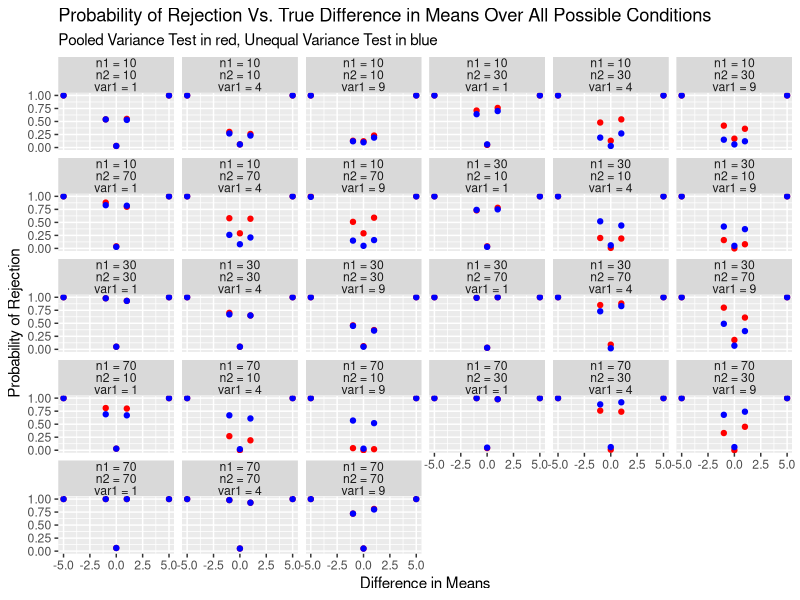
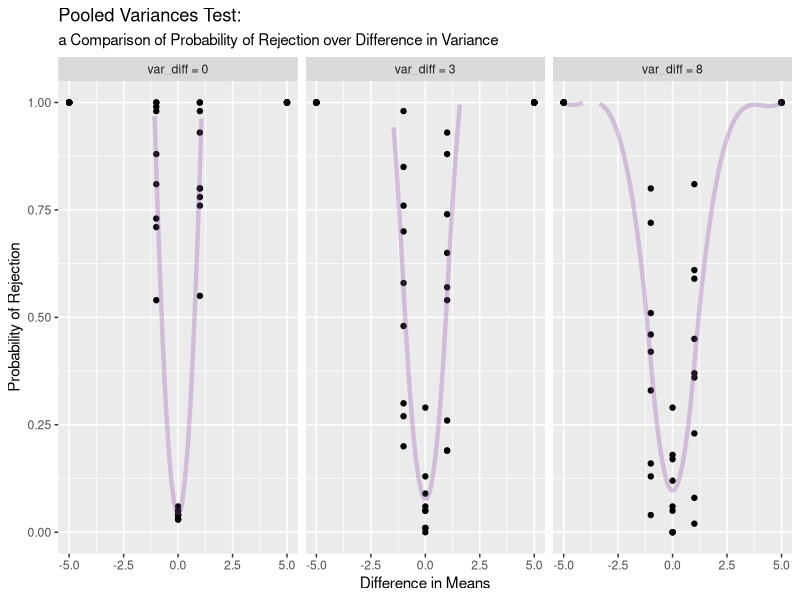
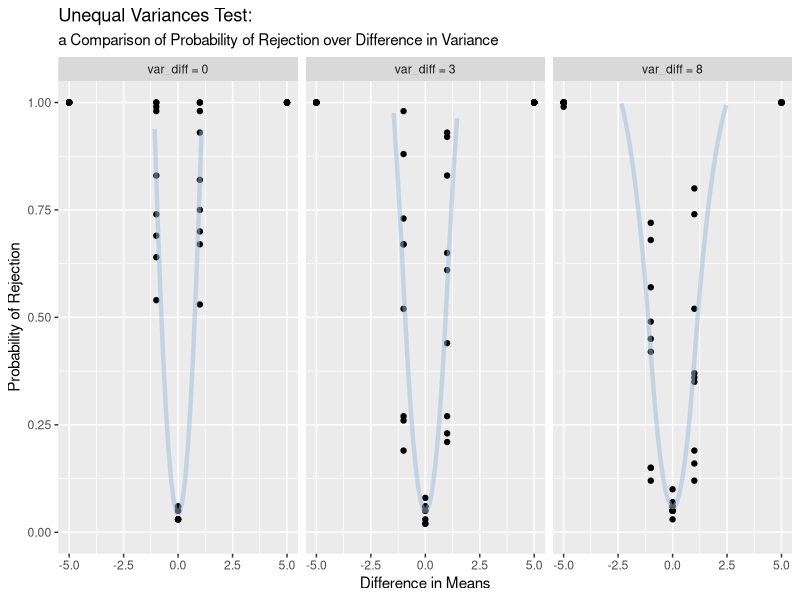
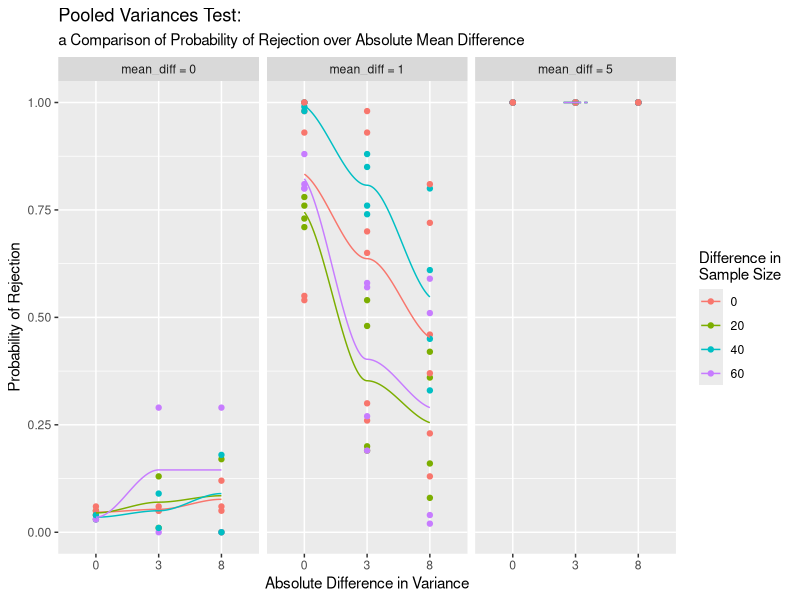
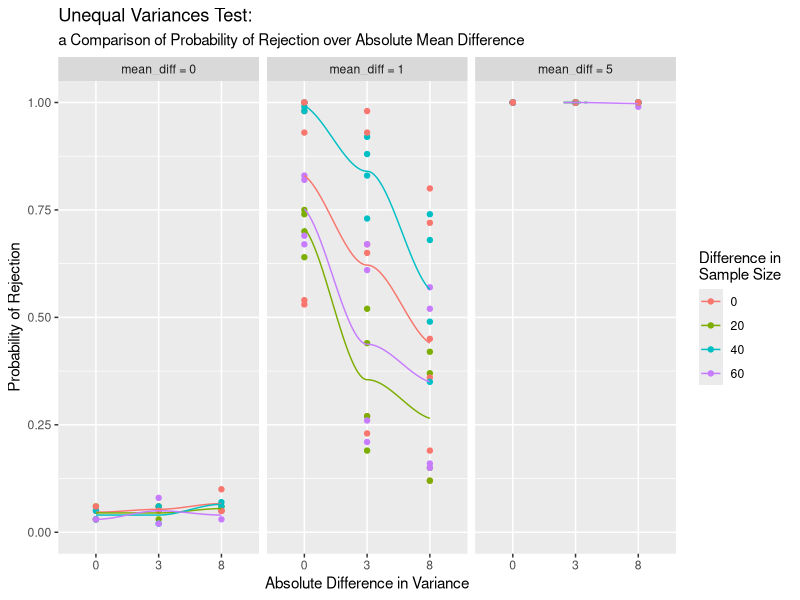

Recreate these plots in R, in order.
## ---- chunk 1
knitr::opts_chunk$set(echo = TRUE)
library(tidyverse)
## ---- chunk 2
#set values of parameters 
var1 <- c(1,4,9)
var2 <- 1

n1 <- c(10,10,10,30,30,30,70,70,70)
n2 <- c(10,30,70,10,30,70,10,30,70)

mu1 <- c(20,20,20,21,25)
mu2 <- c(25,21,20,20,20)

rez <- data.frame(matrix(ncol=7, nrow = 0))
colnames(rez) <- c('var_1', 'var_2', 'n_1', 'n_2', 'mu_diff', 'alpha1','alpha2')
## ---- chunk 3
set.seed(458) # getting reproducible random result

# Attribute vector property to random variables for loop
Tpooled <- vector("numeric",100)
Tuneq <- vector("numeric",100)
pval1 <-vector("numeric",100)
pval2 <-vector("numeric",100)
LCI_tst1 <- vector("numeric",100)
UCI_tst1 <- vector("numeric",100)
LCI_tst2 <- vector("numeric",100)
UCI_tst2 <- vector("numeric",100)
rez_grp <- vector("numeric",27)
for (i in 1:3){
  for (j in 1:9){
    for (k in 1:5){
      #Giving intial values of random variables
      test1p_reject <- 0
      test2p_reject <- 0 
      test1CI_reject <- 0
      test2CI_reject <- 0
      mu_diff <- mu1[k] - mu2[k]
      var_1 <- var1[i]
      var_2 <- 1
      n_1 <- n1[j]
      n_2 <- n2[j]
    
       #Using bootstrap to generate 100 samples with identical parameters     to calculate type I error alpha or power 
      for (m in 1:100){

      #generating the data
      yval1 <- rnorm(n1[j], mu1[k], sqrt(var1[i]))
      yval2 <- rnorm(n2[j], mu2[k], sqrt(var2))
      
      #calculating values to do pooled t-test
      Sp2 <- sqrt(((n_1-1)*var(yval1) + (n_2-1)*var(yval2))/(n_1 + n_2-2))
      Tpooled[m] <- (mean(yval1) - mean(yval2))/(Sp2*sqrt(1/n_1 + 1/n_2))
     
      #calculating p-value corresponding to obtained t value of  pooled t-test
      pval1[m] <- round(2*pt(abs(Tpooled[m]), df=n_1 + n_2-2,lower.tail = F),4)
      
      #counting rejection times of pooled t-test
      if (pval1[m] <= 0.05){
        test1p_reject <- test1p_reject+1
      } 
     
      #calculating values to do unequal variances test
      Tuneq[m] <- (mean(yval1) - mean(yval2))/sqrt(var(yval1)/n_1 + var(yval2)/n_2)
      v <- (var(yval1)/n_1 + var(yval2)/n_2)**2/((var(yval1)/n_1)**2/(n_1 - 1)
          + (var(yval2)/n_2)**2/(n_2 - 1)) #using Satterthwaite's approx
      
        #calculating p-value corresponding to obtained t value of  unequal variances test
      pval2[m] <- round(2*pt(abs(Tuneq[m]), df=v, lower.tail = F),4)
      
      #counting rejection times of unequal variances test
      if (pval2[m] < 0.05){
        test2p_reject <-test2p_reject + 1} 
      
      }
      #calculating alpha values from counted rejections 
      alpha1 <- test1p_reject/100
      alpha2 <- test2p_reject/100

    #combine relevant data to create dataset row
    rez[nrow(rez) + 1,] <- c(var_1, var_2, n_1, n_2, mu_diff,alpha1  ,alpha2)
    
    }
   
  }
}
head(rez)
## ---- chunk 4
rez <- rez %>% mutate(abs_mu_diff = as.factor(abs(mu_diff)), 
                      abs_var_diff = as.factor(abs(var_1 - var_2)),
                      abs_size_diff = as.factor(abs(n_1 - n_2)))
## ---- chunk 5
# plot alpha value against mu_diff at different conditions by combining different variance and sample size.
rez$n_1 <- as.factor(rez$n_1)
rez$n_2 <- as.factor(rez$n_2)
rez$var_1 <- as.factor(rez$var_1)

n1_names <- c("10" = "n1 = 10", 
                       "30" = "n1 = 30", 
                       "70" = "n1 = 70")
n2_names <- c("10" = "n2 = 10", 
                       "30" = "n2 = 30", 
                       "70" = "n2 = 70")
var1_names <- c("1" = "var1 = 1",
                "4" = "var1 = 4",
                "9" = "var1 = 9")

g  <- ggplot(rez,aes(x=mu_diff)) + 
   geom_point(aes(y=alpha1), color="red") +
    geom_point(aes(y=alpha2), color="blue")  
g +  facet_wrap(n_1+n_2 ~ var_1,
                labeller = labeller(n_1 = n1_names, n_2 = n2_names, var_1 = var1_names)) + 
  theme(strip.text.x = element_text(margin = margin(0, 0, 0, 0))) + 
  labs(title = "Probability of Rejection Vs. True Difference in Means Over All Possible Conditions",
       subtitle = "Pooled Variance Test in red, Unequal Variance Test in blue",
       x = "Difference in Means",
       y = "Probability of Rejection")
## ---- chunk 6
abs_var_diff_names <- c("0" = "var_diff = 0", 
                       "3" = "var_diff = 3", 
                       "8" = "var_diff = 8")
vardifflabeller <- function(variable, value){return(abs_var_diff_names[value])}


g <- ggplot(rez, aes(x = mu_diff, y = alpha1))
g + geom_point() + 
  stat_smooth(geom = "line", alpha = 0.3, color = "#8856a7", size = 1.5) + 
  ylim(0.0,1.0) + 
  facet_wrap(~abs_var_diff,
             labeller = vardifflabeller) + 
  labs(title = "Pooled Variances Test:",
       subtitle = "a Comparison of Probability of Rejection over Difference in Variance",
       x = "Difference in Means",
       y = "Probability of Rejection")
## ---- chunk 7
g1 <- ggplot(rez, aes(x = mu_diff, y = alpha2))
g1 + geom_point() + 
  stat_smooth(geom = "line", alpha = 0.5, color = "#9ebcda", size = 1.5) + 
  ylim(0.0,1.0) + 
  facet_wrap(~abs_var_diff,
             labeller = vardifflabeller) + 
  labs(title = "Unequal Variances Test:",
       subtitle = "a Comparison of Probability of Rejection over Difference in Variance",
       x = "Difference in Means",
       y = "Probability of Rejection")
## ---- chunk 8
abs_mu_diff_names <- c("0" = "mean_diff = 0", 
                       "1" = "mean_diff = 1", 
                       "5" = "mean_diff = 5")
mudifflabeller <- function(variable, value){return(abs_mu_diff_names[value])}

g2 <- ggplot(rez, aes(x = abs_var_diff, y = alpha1, color = abs_size_diff, group = abs_size_diff))
g2 + geom_point() + 
  stat_smooth(geom = "line") +
  ylim(0.0,1.0) +
  labs(title = "Pooled Variances Test:",
       subtitle = "a Comparison of Probability of Rejection over Absolute Mean Difference",
       x = "Absolute Difference in Variance",
       y = "Probability of Rejection") +
  scale_color_discrete(name = "Difference in \nSample Size") + 
  facet_wrap(~abs_mu_diff, 
             labeller = mudifflabeller)
## ---- chunk 9
g3 <- ggplot(rez, aes(x = abs_var_diff, y = alpha2, color = abs_size_diff, group = abs_size_diff))
g3 + geom_point() + 
  stat_smooth(geom = "line") +
  ylim(0.0,1.0) +
  labs(title = "Unequal Variances Test:",
       subtitle = "a Comparison of Probability of Rejection over Absolute Mean Difference",
       x = "Absolute Difference in Variance",
       y = "Probability of Rejection") +
  scale_color_discrete(name = "Difference in \nSample Size") + 
  facet_wrap(~abs_mu_diff, 
             labeller = mudifflabeller)
